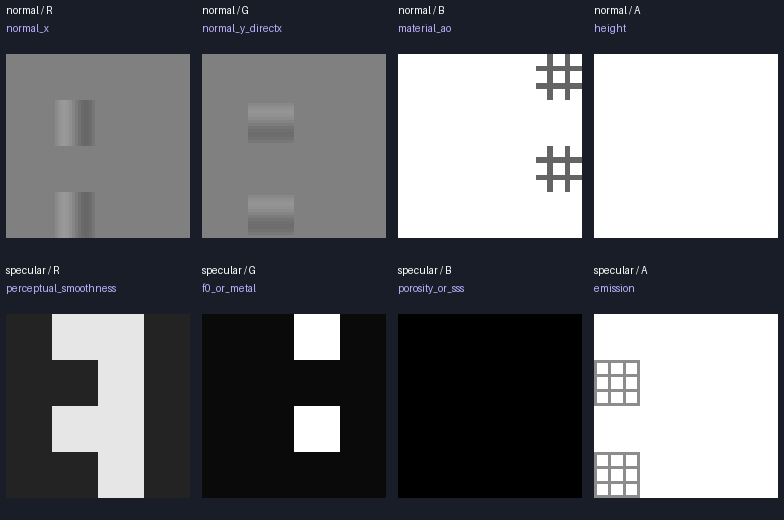
#> input picture apps/pixforge/examples/forge-labpbr-1.20.1/channels.png, 784 x 520 px
$ python -i texture_review.py   (imports and definitions only)
#> lines starting #> are read from the running program, lines starting #| are printed output that depends on the picture
"""Read-only pixel constraints and native/zoom/tile previews; not an aesthetic score."""

from collections import Counter
import json
import re

from PIL import Image, ImageChops, ImageDraw, ImageStat


TRANSFORMS = {
    "lr": Image.Transpose.FLIP_LEFT_RIGHT,
    "ud": Image.Transpose.FLIP_TOP_BOTTOM,
    "rotate_90": Image.Transpose.ROTATE_90,
    "rotate_180": Image.Transpose.ROTATE_180,
    "diagonal": Image.Transpose.TRANSPOSE,
    "antidiagonal": Image.Transpose.TRANSVERSE,
}
REQUIRED = {
    "none": (), "lr": ("lr",), "ud": ("ud",), "both": ("lr", "ud"),
    "diagonal": ("diagonal",), "antidiagonal": ("antidiagonal",),
    "rotate90": ("rotate_90",), "rotate180": ("rotate_180",),
    "d4": ("lr", "ud", "rotate_90"),
}
SQUARE_TRANSFORMS = {"rotate_90", "diagonal", "antidiagonal"}


# [55 lines left out: functions rgba_pixels, load_palette, palette_metrics, preserved_pixels, comparison_image, not called in this run]


def image_comparison(left, right, space="rgba"):
    """Compare prepared RGBA or L images, including every channel."""
    if left.size != right.size or left.mode != right.mode:
        raise ValueError("image comparisons require equal dimensions and channel modes")
    total = left.width * left.height
    delta = ImageChops.difference(left, right)
    bands = delta.split()
    unequal = bands[0]
    for band in bands[1:]:
        unequal = ImageChops.lighter(unequal, band)
    matches = unequal.histogram()[0]
    delta_key = {"rgba": "mean_rgba_delta", "alpha": "mean_alpha_delta", "silhouette": "mean_silhouette_delta"}[space]
    return {"equal_pixels": matches, "total_pixels": total, "exact": matches == total,
            "match_percent": round(100 * matches / total, 3) if total else None,
            delta_key: round(sum(ImageStat.Stat(delta).sum) / (len(bands) * total), 3) if total else None}


# [14 lines left out: function image_geometry, not called in this run]


def image_tile_metrics(image):
    width, height = image.size
    return {
        "left_right_edges": image_comparison(image.crop((0, 0, 1, height)), image.crop((width - 1, 0, width, height))),
        "top_bottom_edges": image_comparison(image.crop((0, 0, width, 1)), image.crop((0, height - 1, width, height))),
        "horizontal_interior_mean_rgba_delta": image_comparison(
            image.crop((0, 0, width - 1, height)), image.crop((1, 0, width, height)))["mean_rgba_delta"] if width > 1 else None,
        "vertical_interior_mean_rgba_delta": image_comparison(
            image.crop((0, 0, width, height - 1)), image.crop((0, 1, width, height)))["mean_rgba_delta"] if height > 1 else None,
    }


# [220 lines left out: functions cluster_metrics, review_region, analyze, draw_panel, tiled_image, preview_sheet and 2 more, not called in this run]

>>> from PIL import Image
>>> picture = Image.open('../../examples/forge-labpbr-1.20.1/channels.png')
#> picture is the input picture: PIL image 784x520 RGBA; mean R, G, B, A 105.2, 106.5, 110, 255
>>> result = image_tile_metrics(picture)
#> the loop in image_comparison, `for band in bands[1:]:` made 3 passes
#> in image_comparison, `matches = unequal.histogram()[0]`: matches = 520
#> the loop in image_comparison (call 2), `for band in bands[1:]:` made 3 passes
#> call 3 of image_comparison, with space = 'rgba'
#> in image_comparison (call 3), `total = left.width * left.height`: total = 407160
#> in image_comparison (call 3), `unequal = bands[0]`:
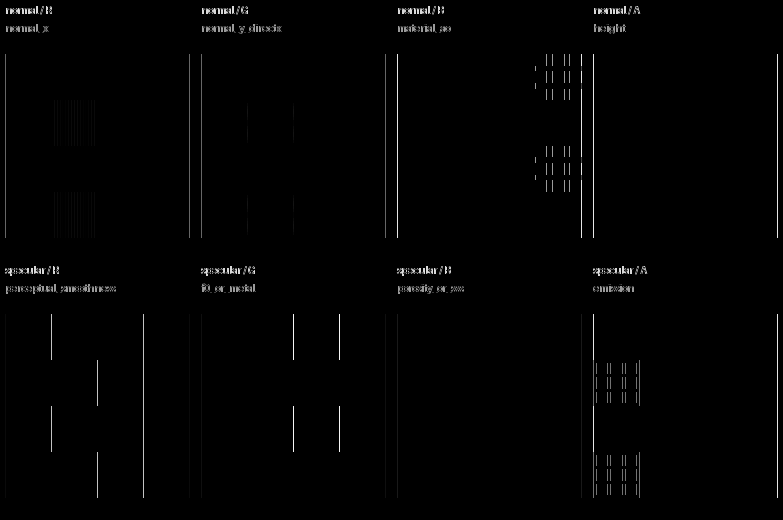
#> unequal: PIL image 783x520 L; min 0, max 245, mean 2.6
#> the loop in image_comparison (call 3), `for band in bands[1:]:` made 3 passes
#> in image_comparison (call 3), `matches = unequal.histogram()[0]`: matches = 396703
#> call 4 of image_comparison, with space = 'rgba'
#> in image_comparison (call 4), `total = left.width * left.height`: total = 406896
#> in image_comparison (call 4), `unequal = bands[0]`:
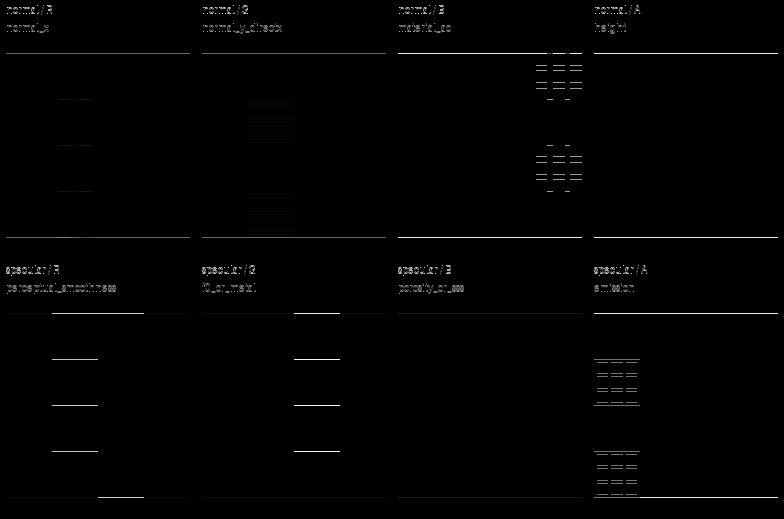
#> unequal: PIL image 784x519 L; min 0, max 245, mean 2.1
#> the loop in image_comparison (call 4), `for band in bands[1:]:` made 3 passes
#> in image_comparison (call 4), `matches = unequal.histogram()[0]`: matches = 397476
#> result = 4 items
